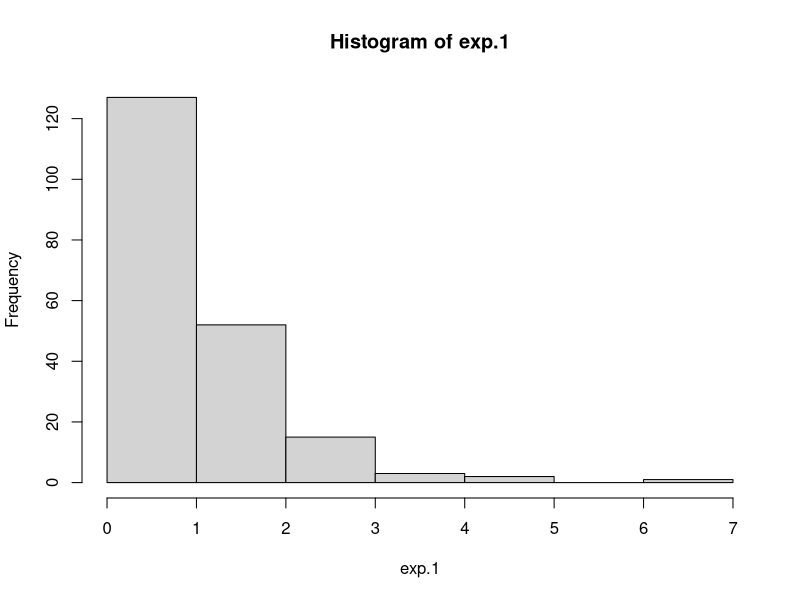
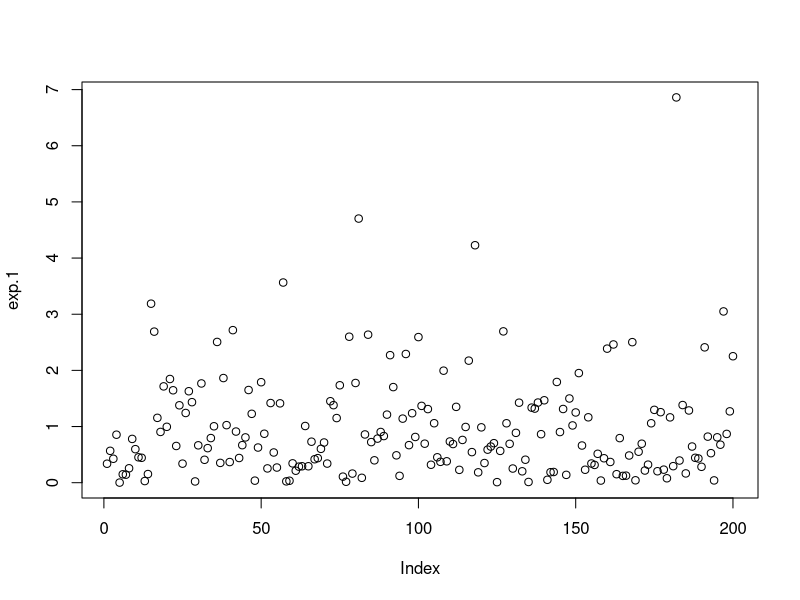
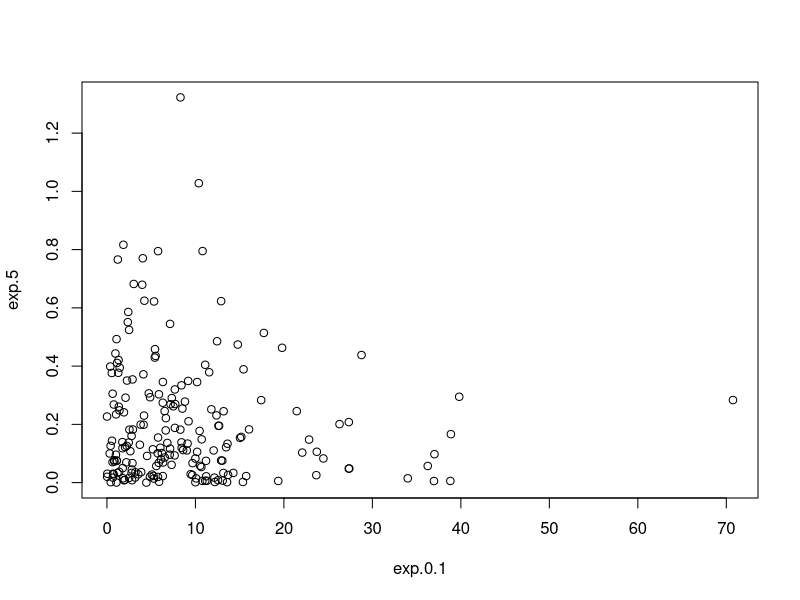
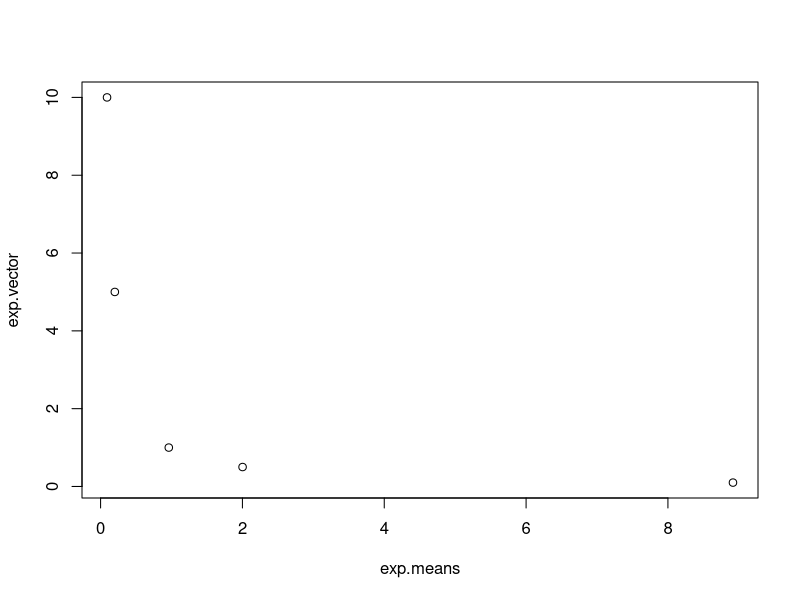
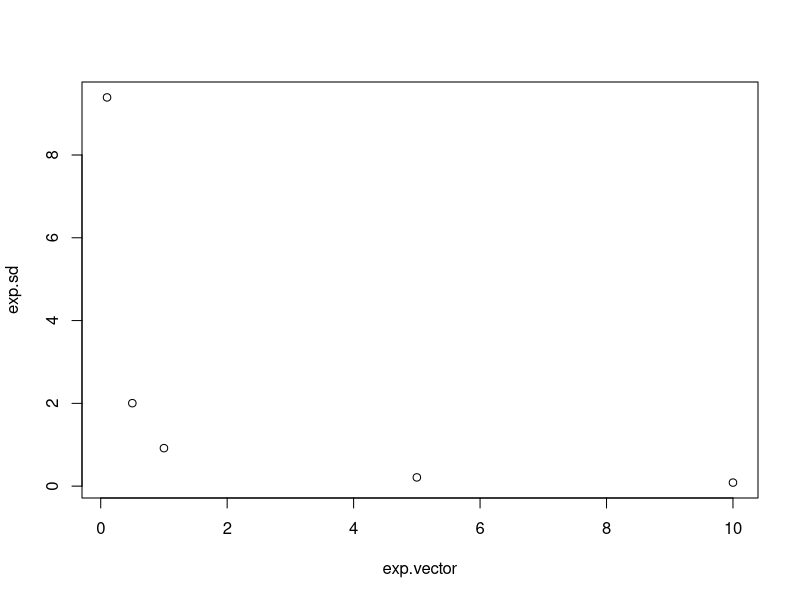
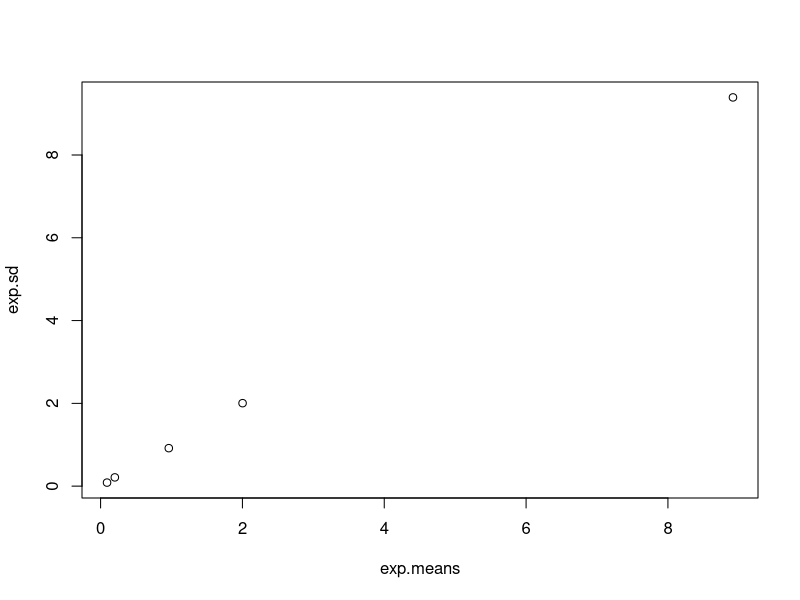
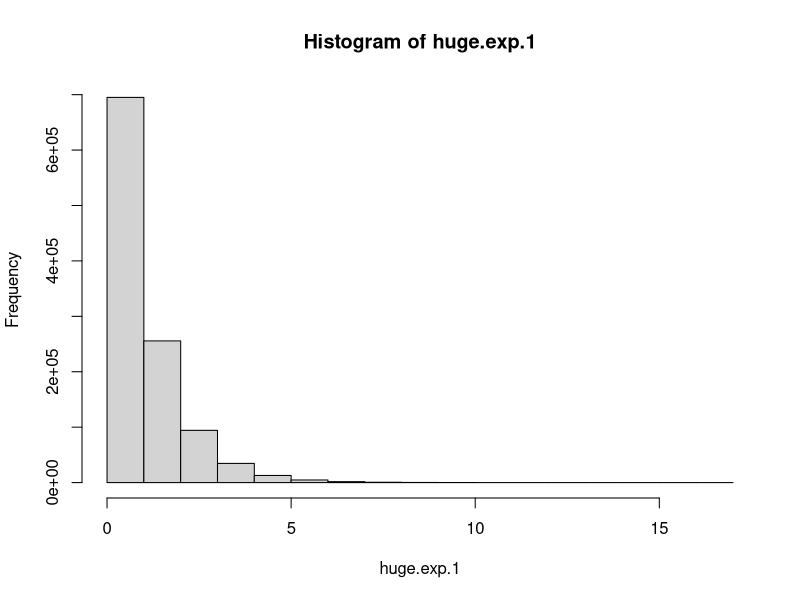
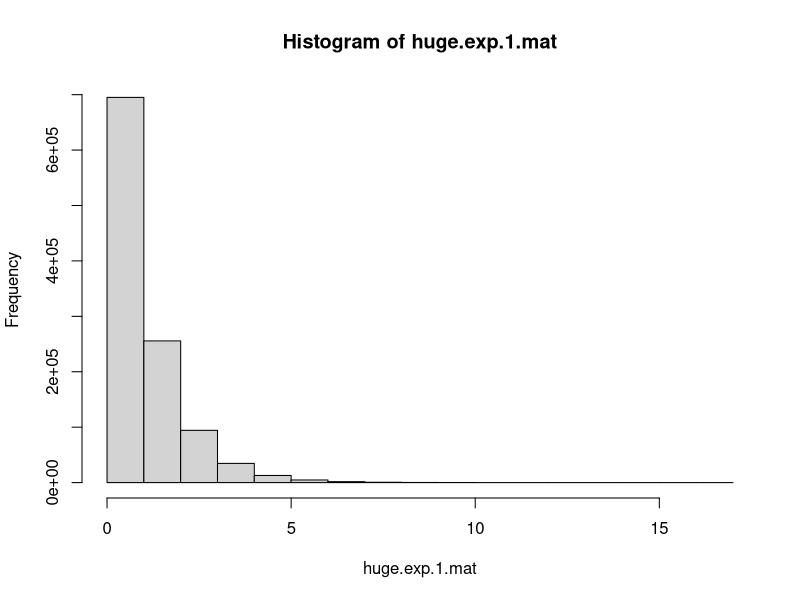

Reproduce these figures in R, in order.
## ---- chunk 1
knitr::opts_chunk$set(echo = TRUE)
## ---- chunk 2
exp.1<-rexp(n=200)
## ---- chunk 3
exp.0.1<- rexp(n=200, rate=0.1)
exp.0.5 <- rexp(n = 200, rate = 0.5)
exp.5 <- rexp(n = 200, rate = 5)
exp.10 <- rexp(n = 200, rate = 10)
## ---- chunk 4
hist(exp.1)
## ---- chunk 5
plot(exp.1)
## ---- chunk 6
plot(exp.0.1, exp.5)
## ---- chunk 7
exp.means<-c(mean(exp.0.1),mean(exp.0.5),mean(exp.5),mean(exp.10), mean(exp.1))
## ---- chunk 8
exp.vector<-c(0.1, 0.5, 5, 10, 1)
plot(exp.means, exp.vector)
## ---- chunk 9
exp.sd<-c(sd(exp.0.1), sd(exp.0.5), sd(exp.5), sd(exp.10), sd(exp.1))
plot(exp.vector,exp.sd)
## ---- chunk 10
plot(exp.means,exp.sd)
## ---- chunk 11
huge.exp.1<-rexp(n=1100000)
mean(huge.exp.1)
sd(huge.exp.1)
## ---- chunk 12
hist(huge.exp.1)
## ---- chunk 13
mean(huge.exp.1[huge.exp.1>1])
## ---- chunk 14
huge.exp.1.mat<-array(huge.exp.1, dim=c(1000,1100))
hist(huge.exp.1.mat)
## ---- chunk 15
mean(huge.exp.1.mat[137,])

## ---- chunk 16
mean.vec<-colMeans(huge.exp.1.mat)
barplot(mean.vec)
## ---- chunk 17
vector<-mean(huge.exp.1^2)
vector2<-sd(huge.exp.1^2)
vector
vector2
